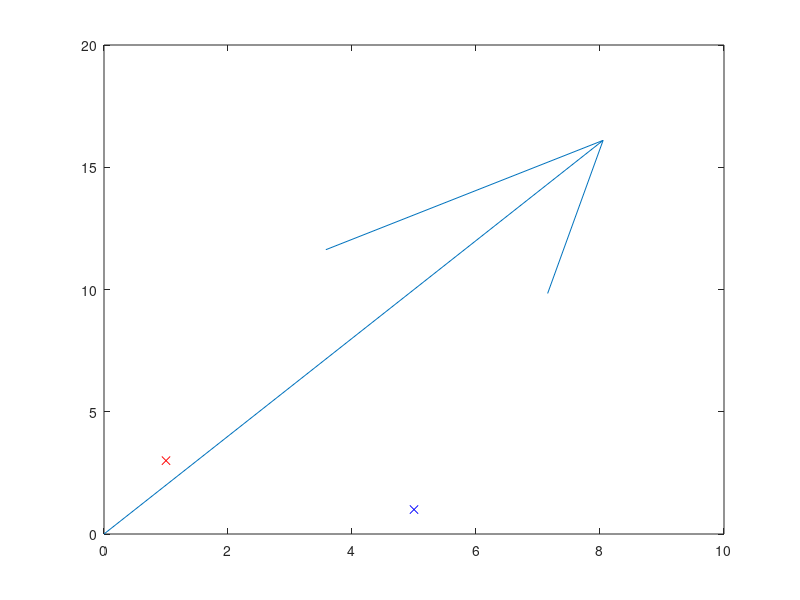

MATLAB code to generate this figure:
%select a pair
pair = [1,3;5,1];
point1 = pair(1,:);
point2 = pair(2,:);
r = 5;

%compute c
%find direction
l = [point2(1) - point1(1), point2(2) - point1(2)];
l_mag = norm(l);
l_unit = 1./l_mag*l;
n1 = [-l(2),l(1)];
n2 = [l(2),-l(1)];
midpoint = [(point1(1) + point2(1))/2, (point1(2) + point2(2))/2];

%compute dot product to determine n pointing away from origin
dotproduct1 = dot(midpoint,n1);

if dotproduct1 > 0
c_dir = n1;
else
c_dir = n2;
end

%compute c magnitude
c_mag = sqrt(r.^2 - (l_mag/2).^2);

c = c_mag*c_dir;

quiver(0,0,c(1),c(2))
hold on
plot(point1(1),point1(2),'rx')
plot(point2(1),point2(2),'bx')
hold off